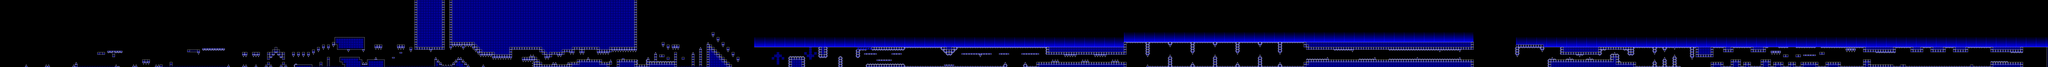

A 2D game scene composited from a Tiled map and its tileset images. What follows is a short description and the map's XML, with each tile layer's data collapsed to a summary:
An orthogonal 820x27 tile map with 16x16 px tiles, 2 tile layers (l2, l1), 2 tilesets and 525 objects.

<map version="1.10" tiledversion="1.11.0" orientation="orthogonal" renderorder="right-down" width="820" height="27" tilewidth="16" tileheight="16" infinite="0" nextlayerid="8" nextobjectid="979">
 <editorsettings>
  <export target="cycles.json" format="json" />
 </editorsettings>
 <properties>
  <property name="BG" type="color" value="#ff660063" />
  <property name="Difficulty" value="HARDER" />
  <property name="GROUND" type="color" value="#ffbf00ff" />
  <property name="Gamemode" type="int" value="0" />
  <property name="Level name" value="CYCLES" />
  <property name="Song" value="STEREOMA" />
  <property name="Speed" type="int" value="1" />
  <property name="Stars" type="int" value="9" />
 </properties>
 <tileset firstgid="1" source="famidash.tsx" />
 <tileset firstgid="513" source="sprites.tsx" />
 <layer id="4" name="l2" width="820" height="27">
  <data>[22140 cells, 22086 non-empty, 17 distinct tile ids]</data>
 </layer>
 <layer id="1" name="l1" width="820" height="27">
  <data>[22140 cells, 22140 non-empty, 45 distinct tile ids]</data>
 </layer>
 <objectgroup id="7" name="SP">
  <object id="422" gid="523" x="448" y="432" width="16" height="16" />
  <object id="423" gid="522" x="528" y="416" width="16" height="16" />
  <object id="424" gid="528" x="608" y="400" width="16" height="16" />
  <object id="425" gid="527" x="784" y="400" width="16" height="16" />
  <object id="426" gid="528" x="1168" y="400" width="16" height="16" />
  <object id="427" gid="522" x="1312" y="368" width="16" height="16" />
  <object id="428" gid="522" x="1376" y="368" width="16" height="16" />
  <object id="429" gid="527" x="1448" y="384" width="16" height="16" />
  <object id="430" gid="522" x="1760" y="400" width="16" height="16" />
  <object id="431" gid="528" x="2160" y="352" width="16" height="16" />
  <object id="432" gid="527" x="2333" y="360" width="16" height="16" />
  <object id="433" gid="543" x="2307" y="336" width="16" height="16">
   <properties>
    <property name="vflip" type="bool" value="true" />
   </properties>
  </object>
  <object id="435" gid="543" x="2294" y="336" width="16" height="16">
   <properties>
    <property name="vflip" type="bool" value="true" />
   </properties>
  </object>
  <object id="436" gid="543" x="2413" y="384" width="16" height="16" />
  <object id="437" gid="543" x="2426" y="384" width="16" height="16" />
  <object id="438" gid="528" x="2624" y="384" width="16" height="16">
   <properties>
    <property name="enable rotation" type="bool" value="true" />
    <property name="rotation angle" type="int" value="90" />
   </properties>
  </object>
  <object id="439" gid="523" x="2816" y="336" width="16" height="16">
   <properties>
    <property name="vflip" type="bool" value="true" />
   </properties>
  </object>
  <object id="440" gid="522" x="2844" y="400" width="16" height="16" />
  <object id="441" gid="522" x="2868" y="400" width="16" height="16" />
  <object id="442" gid="522" x="2828" y="380" width="16" height="16" />
  <object id="443" gid="522" x="2884" y="380" width="16" height="16" />
  <object id="444" gid="527" x="2987" y="344" width="16" height="16" />
  <object id="445" gid="522" x="3000" y="376" width="16" height="16" />
  <object id="446" gid="522" x="3016" y="392" width="16" height="16" />
  <object id="447" gid="522" x="3032" y="408" width="16" height="16" />
  <object id="448" gid="543" x="3101" y="432" width="16" height="16" />
  <object id="449" gid="543" x="3114" y="432" width="16" height="16" />
  <object id="450" gid="523" x="3216" y="432" width="16" height="16" />
  <object id="451" gid="523" x="3296" y="432" width="16" height="16" />
  <object id="452" gid="523" x="3360" y="432" width="16" height="16" />
  <object id="453" gid="522" x="3296" y="384" width="16" height="16" />
  <object id="454" gid="522" x="3328" y="352" width="16" height="16" />
  <object id="455" gid="523" x="3680" y="400" width="16" height="16" />
  <object id="456" gid="543" x="3620" y="416" width="16" height="16" />
  <object id="458" gid="543" x="3608" y="416" width="16" height="16" />
  <object id="459" gid="543" x="3773" y="384" width="16" height="16" />
  <object id="460" gid="543" x="3786" y="384" width="16" height="16" />
  <object id="461" gid="523" x="3968" y="384" width="16" height="16" />
  <object id="462" gid="543" x="3984" y="376" width="16" height="16" />
  <object id="463" gid="543" x="4056" y="376" width="16" height="16" />
  <object id="464" gid="523" x="4040" y="384" width="16" height="16" />
  <object id="465" gid="523" x="4112" y="416" width="16" height="16" />
  <object id="466" gid="523" x="4096" y="416" width="16" height="16" />
  <object id="467" gid="522" x="4160" y="352" width="16" height="16" />
  <object id="469" gid="523" x="4368" y="368" width="16" height="16" />
  <object id="470" gid="522" x="4432" y="304" width="16" height="16" />
  <object id="471" gid="522" x="4496" y="288" width="16" height="16" />
  <object id="472" gid="543" x="2765" y="336" width="16" height="16">
   <properties>
    <property name="vflip" type="bool" value="true" />
   </properties>
  </object>
  <object id="473" gid="543" x="2778" y="336" width="16" height="16">
   <properties>
    <property name="vflip" type="bool" value="true" />
   </properties>
  </object>
  <object id="475" gid="539" x="4832" y="416" width="16" height="16" />
  <object id="476" gid="522" x="5808" y="336" width="16" height="16" />
  <object id="477" gid="522" x="5872" y="352" width="16" height="16" />
  </objectgroup>
</map>
<!-- 473 of 525 objects omitted -->
